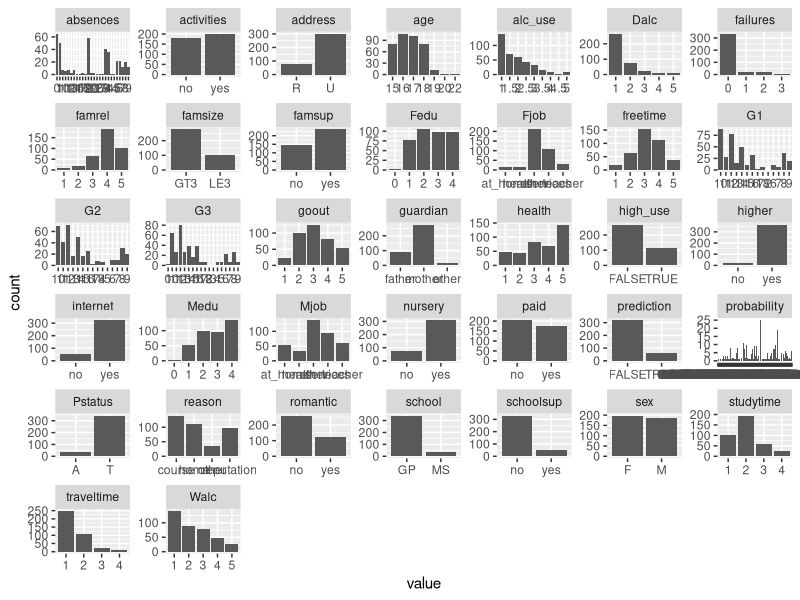
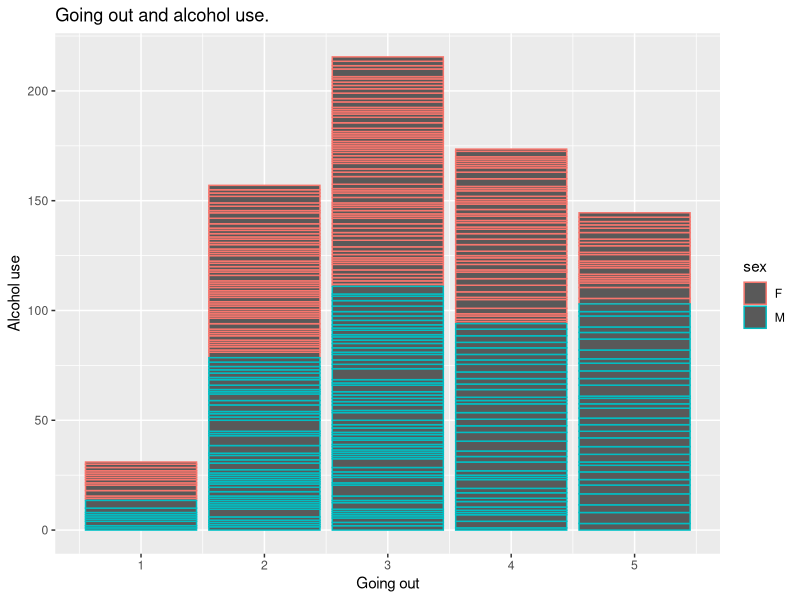
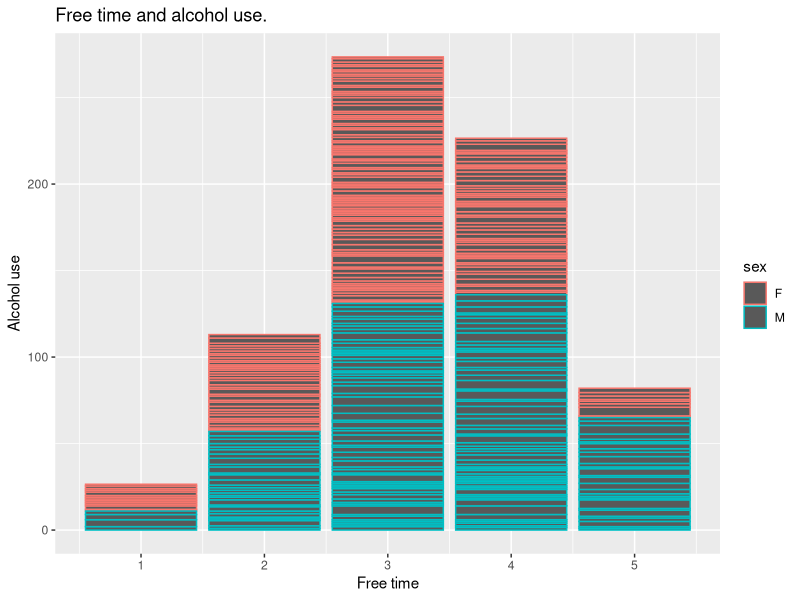
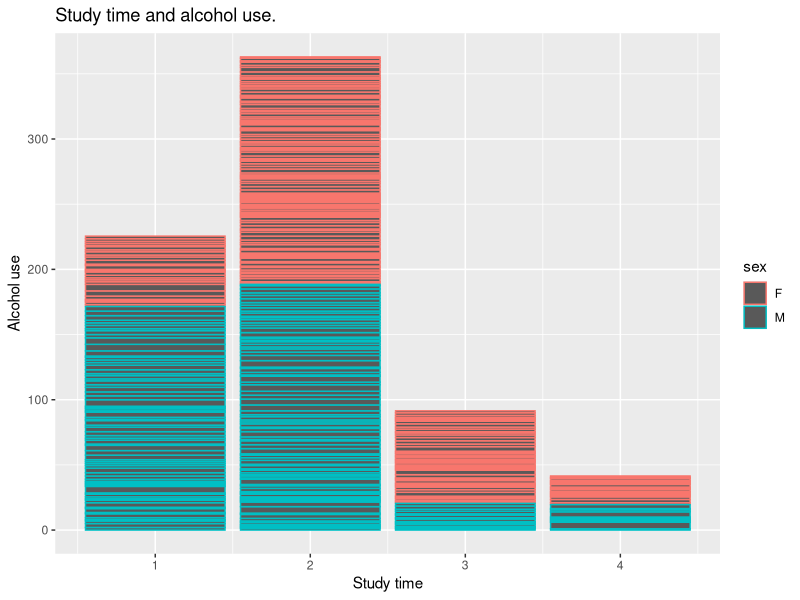
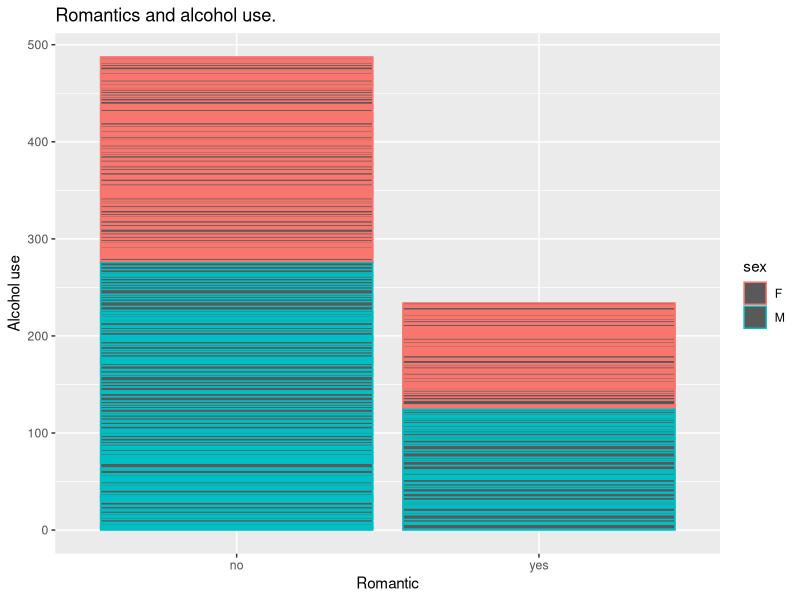
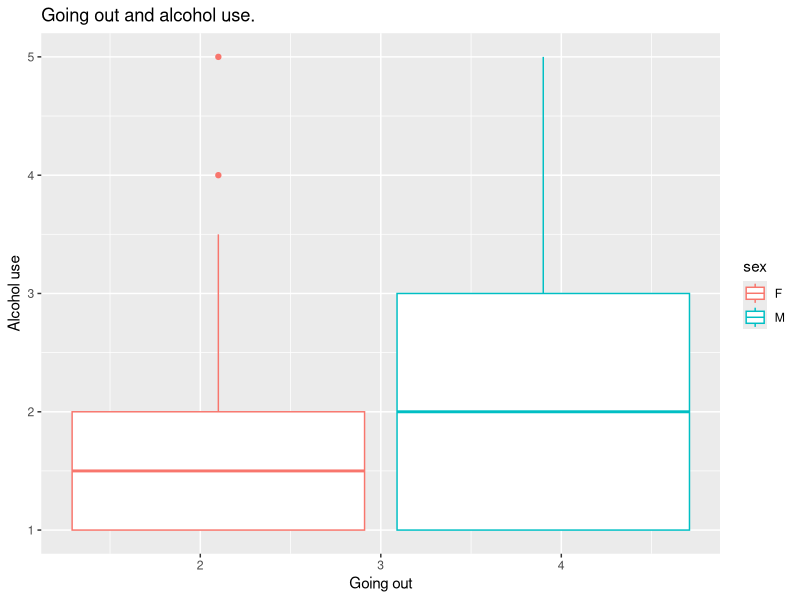
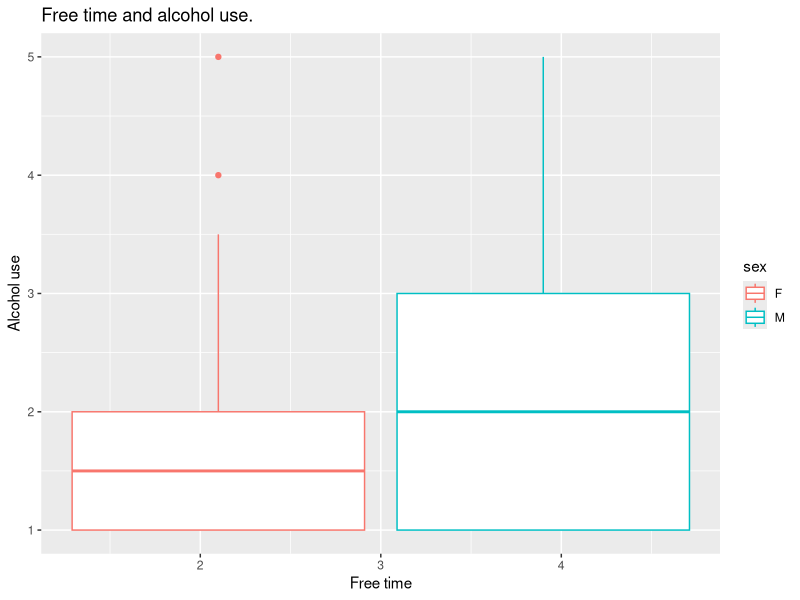
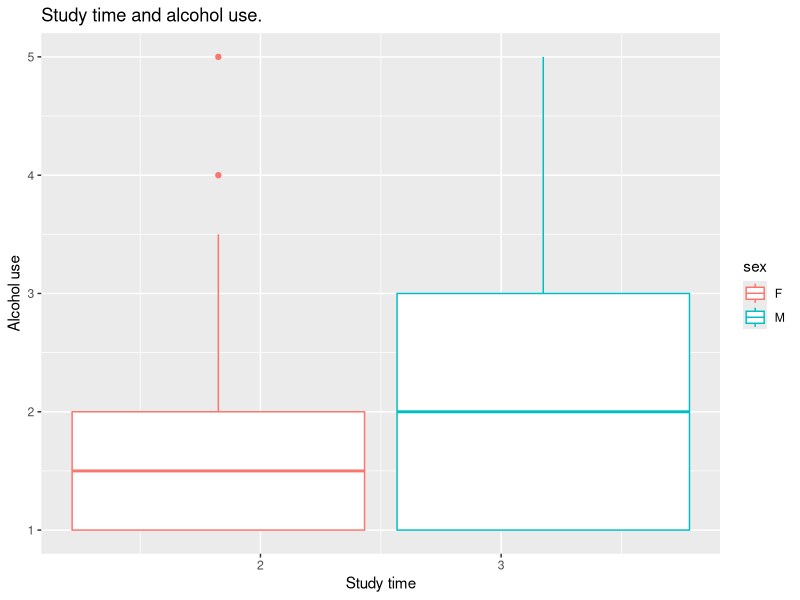

R code for these plots, in order:
## ---- chunk 1
alc <- read.csv("alc.csv")
## ---- chunk 2
alc$X <- NULL
## ---- chunk 3
colnames(alc)
## ---- chunk 4
dim(alc)
## ---- chunk 5
library(tidyr)
library(dplyr)
library(ggplot2)
## ---- chunk 6
glimpse(alc)
## ---- chunk 7
gather(alc) %>% glimpse
## ---- chunk 8
gather(alc) %>% ggplot(aes(value)) + facet_wrap("key", scales = "free") + geom_bar()
## ---- chunk 9
alc %>% group_by(goout, alc_use) %>% summarise(count = n(), mean_grade = mean(G3))
## ---- chunk 10
alc %>% group_by(freetime, alc_use) %>% summarise(count = n(), mean_grade = mean(G3))
## ---- chunk 11
alc %>% group_by(studytime, alc_use) %>% summarise(count = n(), mean_grade = mean(G3))
## ---- chunk 12
alc %>% group_by(romantic, alc_use) %>% summarise(count = n(), mean_grade = mean(G3))
## ---- chunk 13
library(ggplot2)
## ---- chunk 14
b1 <- ggplot(alc, aes(x = goout, y = alc_use, col = sex)) + ggtitle("Going out and alcohol use.")
## ---- chunk 15
B1 <- b1 + geom_col() + labs(x = "Going out", y = "Alcohol use")
## ---- chunk 16
B1
## ---- chunk 17
b2 <- ggplot(alc, aes(x = freetime, y = alc_use, col = sex)) + ggtitle("Free time and alcohol use.")
## ---- chunk 18
B2 <- b2 + geom_col() + labs(x = "Free time", y = "Alcohol use")
## ---- chunk 19
B2
## ---- chunk 20
b3 <- ggplot(alc, aes(x = studytime, y = alc_use, col = sex)) + ggtitle("Study time and alcohol use.")
## ---- chunk 21
B3 <- b3 + geom_col() + labs(x = "Study time", y = "Alcohol use"
                             )
## ---- chunk 22
B3
## ---- chunk 23
b4 <- ggplot(alc, aes(x = romantic, y = alc_use, col = sex)) + ggtitle("Romantics and alcohol use.")
## ---- chunk 24
B4 <- b4 + geom_col() + labs(x = "Romantic", y = "Alcohol use")
## ---- chunk 25
B4
## ---- chunk 26
library(ggplot2)
## ---- chunk 27
par(mfrow = c(2,2))
## ---- chunk 28
g1 <- ggplot(alc, aes(x = goout, y = alc_use, col = sex)) + ggtitle("Going out and alcohol use.")
## ---- chunk 29
g1 + geom_boxplot() + labs(x = "Going out", y ="Alcohol use")
## ---- chunk 30
g2 <- ggplot(alc, aes(x = freetime, y = alc_use, col = sex)) + ggtitle("Free time and alcohol use.")
## ---- chunk 31
g2 + geom_boxplot() + labs(x = "Free time", y = "Alcohol use")
## ---- chunk 32
g3 <- ggplot(alc, aes(x = studytime, y = alc_use, col = sex)) + ggtitle("Study time and alcohol use.")
## ---- chunk 33
g3 + geom_boxplot() + labs(x = "Study time", y = "Alcohol use")
## ---- chunk 34
g4 <- ggplot(alc, aes(x = romantic, y = alc_use, col = sex)) + ggtitle("Romantics and alcohol use.")
## ---- chunk 35
g4 + geom_boxplot() + labs(x = "Romantic", y = "Alcohol use")
## ---- chunk 36
m <- glm(high_use ~ goout + freetime + studytime + romantic, data = alc, family = "binomial")
## ---- chunk 37
summary(m)
## ---- chunk 38
coef(m)
## ---- chunk 39
library(dplyr)
## ---- chunk 40
OR <- coef(m) %>% exp
## ---- chunk 41
confint(m)
## ---- chunk 42
CI <- exp(confint(m))
## ---- chunk 43
cbind(OR, CI)
## ---- chunk 44
m <- glm(high_use ~ goout + freetime + studytime + romantic, data = alc, family = "binomial")
## ---- chunk 45
probabilities <- predict(m, type = "response")
## ---- chunk 46
alc <- mutate(alc, probability = probabilities)
## ---- chunk 47
alc <- mutate(alc, prediction = probability > 0.5)
## ---- chunk 48
select(alc, goout, freetime, studytime, romantic, probability, prediction) %>% tail(10)
## ---- chunk 49
table(high_use = alc$high_use, prediction = alc$prediction)
## ---- chunk 50
library(dplyr); library(ggplot2)
## ---- chunk 51
g <- ggplot(alc, aes(x =probability, y = high_use, col = prediction))
## ---- chunk 52
g + geom_point()
## ---- chunk 53
table(high_use = alc$high_use, prediction = alc$prediction) %>% prop.table %>% addmargins
## ---- chunk 54
loss_func <- function(class, prob) {
 n_wrong <- abs(class - prob) > 0.5
 mean(n_wrong)
}
## ---- chunk 55
loss_func(class = alc$high_use, prob = 0)
## ---- chunk 56
loss_func(class = alc$high_use, prob = 1)
## ---- chunk 57
loss_func(class = alc$high_use, prob = alc$probability)
## ---- chunk 58
loss_func <- function(class, prob) {
        n_wrong <- abs(class - prob) > 0.5
        mean(n_wrong)
}
## ---- chunk 59
loss_func(class = alc$high_use, prob = alc$probability)
## ---- chunk 60
library(boot)
## ---- chunk 61
nrow(alc)
## ---- chunk 62
K = nrow(alc)
## ---- chunk 63
cv <- cv.glm(data = alc, cost = loss_func, glmfit = m, K = nrow(alc))
## ---- chunk 64
cv$delta[1]
## ---- chunk 65
cv <- cv.glm(data = alc, cost = loss_func, glmfit = m, K = 10)
## ---- chunk 66
cv$delta[1]
## ---- chunk 67
m <- glm(high_use ~ school + reason + nursery + internet + guardian + traveltime + studytime + failures + schoolsup + famsup + paid + activities + higher + romantic + famrel + freetime + goout + health + absences + G1 + G2 +G3, data = alc, family = "binomial")
## ---- chunk 68
loss_func <- function(class, prob) {
        n_wrong <- abs(class - prob) > 0.5
        mean(n_wrong)
}
## ---- chunk 69
loss_func(class = alc$high_use, prob = alc$probability)
## ---- chunk 70
library(boot)
## ---- chunk 71
nrow(alc)
## ---- chunk 72
K = nrow(alc)
## ---- chunk 73
cv <- cv.glm(data = alc, cost = loss_func, glmfit = m, K = nrow(alc))
## ---- chunk 74
cv$delta[1]
## ---- chunk 75
cv <- cv.glm(data = alc, cost = loss_func, glmfit = m, K = 10)
## ---- chunk 76
cv$delta[1]
## ---- chunk 77
m <- glm(high_use ~ nursery + internet + guardian + traveltime + studytime + failures + famsup + paid + activities + higher + romantic + famrel + freetime + goout + health, data = alc, family = "binomial")
## ---- chunk 78
cv <- cv.glm(data = alc, cost = loss_func, glmfit = m, K = nrow(alc))
## ---- chunk 79
cv$delta[1]
## ---- chunk 80
cv <- cv.glm(data = alc, cost = loss_func, glmfit = m, K = 10)
## ---- chunk 81
cv$delta[1]
## ---- chunk 82
m <- glm(high_use ~ internet + guardian + traveltime + studytime + failures + activities + higher + romantic + freetime + goout, data = alc, family = "binomial")
## ---- chunk 83
cv <- cv.glm(data = alc, cost = loss_func, glmfit = m, K = nrow(alc))
## ---- chunk 84
cv$delta[1]
## ---- chunk 85
cv <- cv.glm(data = alc, cost = loss_func, glmfit = m, K = 10)
## ---- chunk 86
cv$delta[1]
## ---- chunk 87
m <- glm(high_use ~ studytime + romantic + freetime + goout, data = alc, family = "binomial")
## ---- chunk 88
cv <- cv.glm(data = alc, cost = loss_func, glmfit = m, K = nrow(alc))
## ---- chunk 89
cv$delta[1]
## ---- chunk 90
cv <- cv.glm(data = alc, cost = loss_func, glmfit = m, K = 10)
## ---- chunk 91
cv$delta[1]
